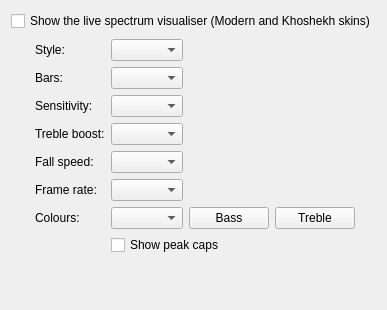
     <widget class="QWidget" name="visualiserTab">
      <attribute name="title">
       <string>Visualiser</string>
      </attribute>
      <layout class="QVBoxLayout" name="visualiserTabLayout">
       <item>
        <widget class="QCheckBox" name="visualiserCheckBox">
         <property name="text">
          <string>Show the live spectrum visualiser (Modern and Khoshekh skins)</string>
         </property>
        </widget>
       </item>
       <item>
        <widget class="QWidget" name="visualiserOptions" native="true">
         <layout class="QFormLayout" name="visualiserOptionsLayout">
          <property name="fieldGrowthPolicy">
           <enum>QFormLayout::FieldsStayAtSizeHint</enum>
          </property>
          <property name="leftMargin">
           <number>24</number>
          </property>
          <property name="topMargin">
           <number>2</number>
          </property>
          <property name="rightMargin">
           <number>0</number>
          </property>
          <property name="bottomMargin">
           <number>4</number>
          </property>
           <item row="0" column="0">
            <widget class="QLabel" name="visualiserStyleLabel">
             <property name="text">
              <string>Style:</string>
             </property>
            </widget>
           </item>
           <item row="0" column="1">
            <widget class="QComboBox" name="visualiserStyleComboBox">
             <property name="sizeAdjustPolicy">
              <enum>QComboBox::AdjustToContents</enum>
             </property>
            </widget>
           </item>
           <item row="1" column="0">
            <widget class="QLabel" name="visualiserDensityLabel">
             <property name="text">
              <string>Bars:</string>
             </property>
            </widget>
           </item>
           <item row="1" column="1">
            <widget class="QComboBox" name="visualiserDensityComboBox">
             <property name="sizeAdjustPolicy">
              <enum>QComboBox::AdjustToContents</enum>
             </property>
            </widget>
           </item>
           <item row="2" column="0">
            <widget class="QLabel" name="visualiserSensitivityLabel">
             <property name="text">
              <string>Sensitivity:</string>
             </property>
            </widget>
           </item>
           <item row="2" column="1">
            <widget class="QComboBox" name="visualiserSensitivityComboBox">
             <property name="sizeAdjustPolicy">
              <enum>QComboBox::AdjustToContents</enum>
             </property>
            </widget>
           </item>
           <item row="3" column="0">
            <widget class="QLabel" name="visualiserTrebleBoostLabel">
             <property name="text">
              <string>Treble boost:</string>
             </property>
            </widget>
           </item>
           <item row="3" column="1">
            <widget class="QComboBox" name="visualiserTrebleBoostComboBox">
             <property name="sizeAdjustPolicy">
              <enum>QComboBox::AdjustToContents</enum>
             </property>
            </widget>
           </item>
           <item row="4" column="0">
            <widget class="QLabel" name="visualiserFallSpeedLabel">
             <property name="text">
              <string>Fall speed:</string>
             </property>
            </widget>
           </item>
           <item row="4" column="1">
            <widget class="QComboBox" name="visualiserFallSpeedComboBox">
             <property name="sizeAdjustPolicy">
              <enum>QComboBox::AdjustToContents</enum>
             </property>
            </widget>
           </item>
           <item row="5" column="0">
            <widget class="QLabel" name="visualiserFrameRateLabel">
             <property name="text">
              <string>Frame rate:</string>
             </property>
            </widget>
           </item>
           <item row="5" column="1">
            <widget class="QComboBox" name="visualiserFrameRateComboBox">
             <property name="sizeAdjustPolicy">
              <enum>QComboBox::AdjustToContents</enum>
             </property>
            </widget>
           </item>
           <item row="6" column="0">
            <widget class="QLabel" name="visualiserColorsLabel">
             <property name="text">
              <string>Colours:</string>
             </property>
            </widget>
           </item>
           <item row="6" column="1">
            <layout class="QHBoxLayout" name="visualiserColorsLayout">
             <item>
            <widget class="QComboBox" name="visualiserColorsComboBox">
               <property name="sizeAdjustPolicy">
                <enum>QComboBox::AdjustToContents</enum>
               </property>
              </widget>
             </item>
             <item>
              <widget class="QPushButton" name="visualiserGradientFromButton">
               <property name="toolTip">
                <string>Colour for the bass end</string>
               </property>
               <property name="text">
                <string>Bass</string>
               </property>
              </widget>
             </item>
             <item>
              <widget class="QPushButton" name="visualiserGradientToButton">
               <property name="toolTip">
                <string>Colour for the treble end</string>
               </property>
               <property name="text">
                <string>Treble</string>
               </property>
              </widget>
             </item>
            </layout>
           </item>
           <item row="7" column="1">
            <widget class="QCheckBox" name="visualiserPeaksCheckBox">
             <property name="text">
              <string>Show peak caps</string>
             </property>
            </widget>
           </item>
         </layout>
        </widget>
       </item>
       <item>
        <spacer name="visualiserTabSpacer">
         <property name="orientation">
          <enum>Qt::Vertical</enum>
         </property>
         <property name="sizeHint" stdset="0">
          <size>
           <width>20</width>
           <height>40</height>
          </size>
         </property>
        </spacer>
       </item>
      </layout>
     </widget>
